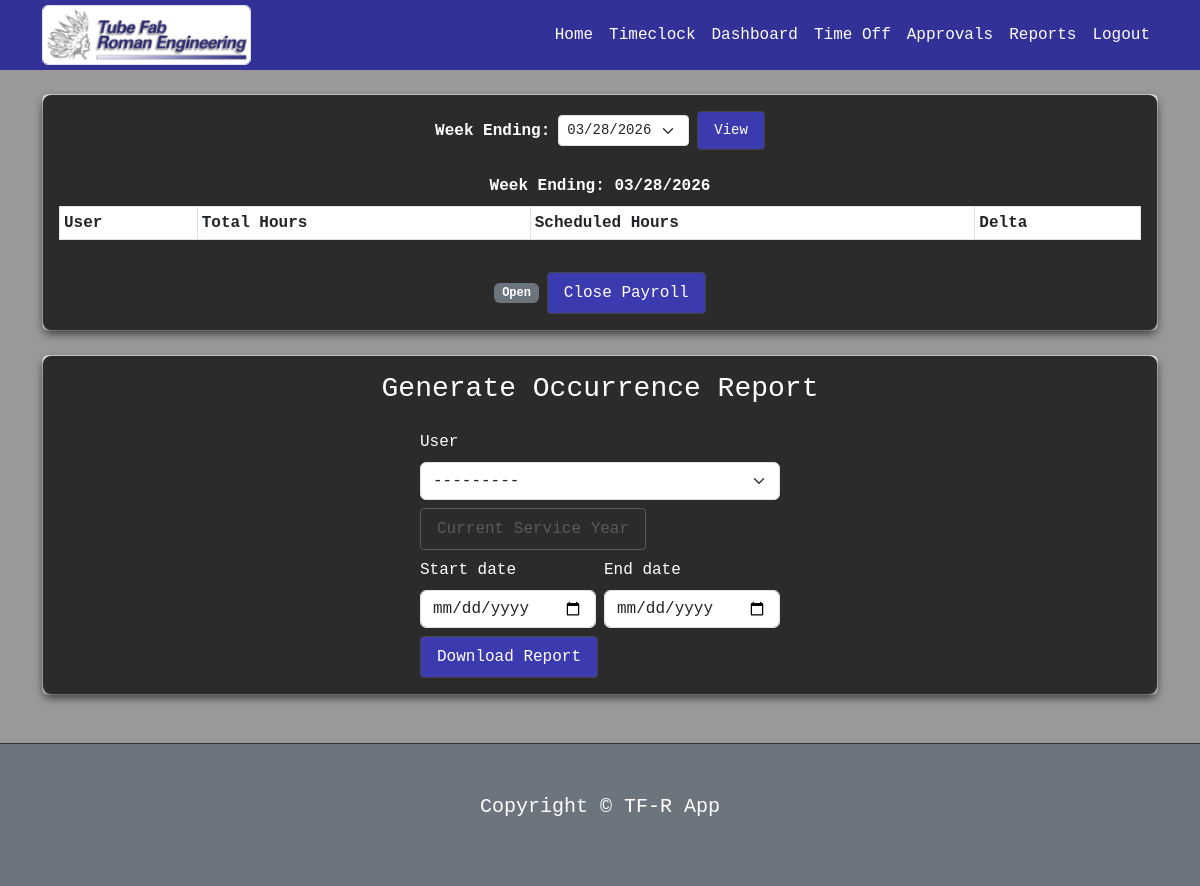
The page /attendance/reports/ (signed in) on the database as committed earlier.
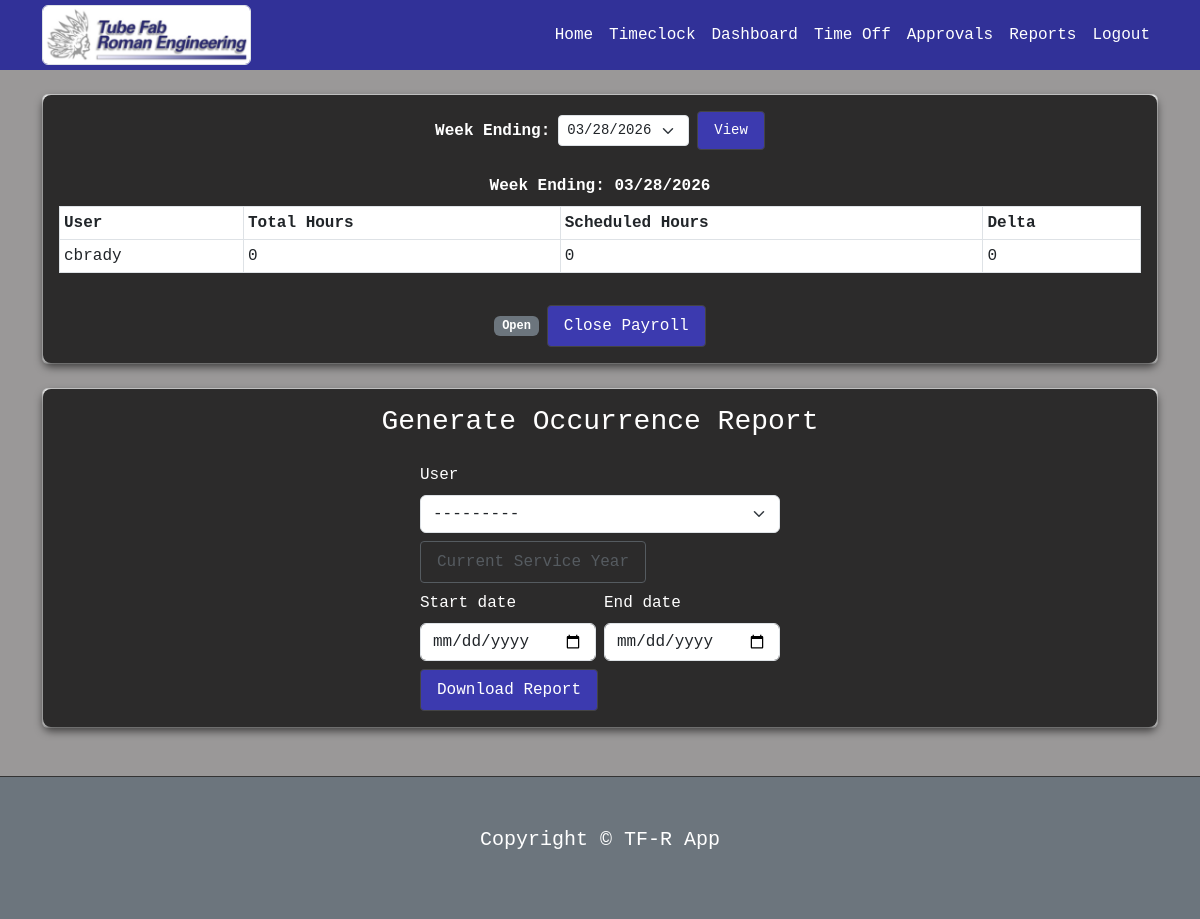
The same page on the database as committed later.
### attendance/models.py (models this page shows, shortened)
class CustomUser(AbstractUser):
    role = models.CharField(max_length=20, choices=RoleChoices.choices, default=RoleChoices.USER)
    department = models.CharField(max_length=100, blank=True, null=True)
    is_part_time = models.BooleanField(default=False)
    is_exempt = models.BooleanField(default=False)
    hire_date = models.DateField(null=True, blank=True)
    service_date = models.DateField(null=True, blank=True)
    group_lead = models.ForeignKey('self', null=True, blank=True, on_delete=models.SET_NULL, related_name='group_members')
    team_lead = models.ForeignKey('self', null=True, blank=True, on_delete=models.SET_NULL, related_name='team_members')
    pto_balance = models.FloatField(default=0.0)
    personal_time_balance = models.FloatField(default=0.0)
    final_pto_balance = models.FloatField(default=0.0)
    hours_worked = models.FloatField(default=0.0)
    timeclock_login = models.CharField(max_length=4, blank=True, null=True)
    timeclock_pin = models.CharField(max_length=4, blank=True, null=True)
    weekly_schedule = JSONField(default=dict, blank=True, null=True)  # e.g. {"monday": {"start": "05:00", "lunch_out": "12:00", "lunch_in": "12:30", "end": "14:00"}, ...}
    supervisor = models.ForeignKey(
        'self', null=True, blank=True, on_delete=models.SET_NULL, related_name="supervisees"
    )

### attendance/views.py (the view, shortened to what this page needs)
# urls.py: path("reports/", views.reports_view, name="reports"),
@login_required
def reports_view(request):
    if not user_can_view_reports(request.user):
        return redirect("attendance:dashboard")
    user = request.user
    form = ReportFilterForm(request.GET or None)
    if user.role == RoleChoices.EXECUTIVE:
        visible_users = CustomUser.objects.all()
    elif user.role == RoleChoices.MANAGER:
        visible_users = CustomUser.objects.filter(department=user.department)
    elif user.role == RoleChoices.SUPERVISOR:
        visible_users = CustomUser.objects.filter(Q(supervisor=user) | Q(id=user.id))
    elif user.role == RoleChoices.GROUP_LEAD:
        visible_users = CustomUser.objects.filter(Q(group_lead=user) | Q(id=user.id))
    else:
        visible_users = CustomUser.objects.none()
    form.fields["user"].queryset = visible_users
    occurrences = []
    selected_user = None
    today = localdate()
    payroll_weeks_list = get_recent_saturdays(12)
    current_week_saturday = payroll_weeks_list[0]
    week_ending_param = request.GET.get("week_ending")
    if week_ending_param:
        try:
            selected_saturday = date.fromisoformat(week_ending_param)
            end_of_week = selected_saturday
            start_of_week = end_of_week - timedelta(days=6)
        except (TypeError, ValueError):
            end_of_week = current_week_saturday
            start_of_week = end_of_week - timedelta(days=6)
    else:
        end_of_week = current_week_saturday
        start_of_week = end_of_week - timedelta(days=6)
    weekly_totals = []
    for u in visible_users.filter(is_exempt=False):
        total_actual = 0
        total_scheduled = 0
        schedule = u.weekly_schedule or {}
        entries = TimeEntry.objects.filter(user=u, date__range=[start_of_week, end_of_week])
        for entry in entries:
            weekday = entry.date.strftime("%A").lower()  # "monday", etc.
        delta = round(total_actual - total_scheduled, 2)
        weekly_totals.append((u, round(total_actual, 2), round(total_scheduled, 2), delta))
    alerts = []
    if user.role in [
        RoleChoices.GROUP_LEAD,
        RoleChoices.SUPERVISOR,
        RoleChoices.MANAGER,
        RoleChoices.EXECUTIVE,
    ] or user.is_staff:
        problem_entries = TimeEntry.objects.filter(date__range=[start_of_week, end_of_week])
        for e in problem_entries:
            fields = [e.clock_in, e.lunch_out, e.lunch_in, e.clock_out]
            if e.date < today and any(fields) and not all(fields):
                alerts.append(e)
    payroll_weeks = [d.strftime("%Y-%m-%d") for d in payroll_weeks_list]
    payroll_weeks_display = [(d.strftime("%Y-%m-%d"), d.strftime("%m/%d/%Y")) for d in payroll_weeks_list]
    if end_of_week.strftime("%Y-%m-%d") not in payroll_weeks:
        payroll_weeks_display.insert(0, (end_of_week.strftime("%Y-%m-%d"), end_of_week.strftime("%m/%d/%Y")))
        payroll_weeks.insert(0, end_of_week.strftime("%Y-%m-%d"))
    user_service_dates = {
        str(u.pk): u.service_date.isoformat() if u.service_date else None
        for u in visible_users
    }
    payroll_finalized = _is_payroll_week_finalized(end_of_week)
    return render(request, "attendance/reports.html", {
        "form": form,
        "occurrences": occurrences,
        "selected_user": selected_user,
        "weekly_totals": weekly_totals,
        "alerts": alerts,
        "start_of_week": start_of_week,
        "end_of_week": end_of_week,
        "payroll_weeks": payroll_weeks,
        "payroll_weeks_display": payroll_weeks_display,
        "payroll_finalized": payroll_finalized,
        "user_service_dates_json": json.dumps(user_service_dates),
        "today_iso": today.isoformat(),
    })

### attendance/forms.py
class ReportFilterForm(forms.Form):
    user = forms.ModelChoiceField(
        queryset=CustomUser.objects.all(),
        label="User",
        widget=forms.Select(attrs={"class": "form-select"}),
    )
    start_date = forms.DateField(widget=forms.DateInput(attrs={"type": "date", "class": "form-control"}))
    end_date = forms.DateField(widget=forms.DateInput(attrs={"type": "date", "class": "form-control"}))
    def __init__(self, *args, **kwargs):
        super().__init__(*args, **kwargs)
        self.helper = FormHelper()
        self.helper.form_method = "get"
        self.helper.form_tag = False  # template wraps with form action for PDF
        self.helper.layout = Layout(
            Row(Column("user", css_class="col-md-6 col-lg-4")),
            Row(
                Column("start_date", css_class="col-auto me-2"),
                Column("end_date", css_class="col-auto me-2"),
                css_class="g-2 mb-2",
            ),
            Submit("submit", "Download Report", css_class="btn btn-primary"),
        )

### attendance/views.py (called while the page is built)
def get_recent_saturdays(count=12):
    today = date.today()
    days_until_saturday = (5 - today.weekday()) % 7  # 5 = Saturday
    current_week_saturday = today + timedelta(days=days_until_saturday)
    return sorted(
        [current_week_saturday - timedelta(weeks=i) for i in range(count)],
        reverse=True,
    )

def user_can_view_reports(user):
    return user.role in [
        RoleChoices.GROUP_LEAD,
        RoleChoices.SUPERVISOR,
        RoleChoices.MANAGER,
        RoleChoices.EXECUTIVE,
    ]

def _is_payroll_week_finalized(week_ending_date):
    return PayrollPeriod.objects.filter(
        week_ending=week_ending_date,
        is_finalized=True,
    ).exists()

### templates/attendance/reports.html (shortened to what this page needs)
{% extends "base.html" %}
{% load crispy_forms_tags %}
{% block content %}
<div class="container mt-4">
  <div class="row justify-content-center">
    <div class="col-sm-12 col-md-10 col-lg-12">
      <div class="card mb-4">
        <div class="card-body">
          <form method="get" action="{% url 'attendance:reports' %}" id="weekly-summary-form" class="mb-3">
            <div class="d-flex flex-wrap align-items-center gap-2 mb-2">
              <label for="week_ending_summary" class="form-label mb-0 fw-bold">Week Ending:</label>
              <select name="week_ending" id="week_ending_summary" class="form-select form-select-sm" style="width: auto;">
                {% for value, display in payroll_weeks_display %}
                  <option value="{{ value }}" {% if end_of_week|date:"Y-m-d" == value %}selected{% endif %}>{{ display }}</option>
                {% endfor %}
              </select>
              <button type="submit" class="btn btn-sm btn-outline-primary">View</button>
            </div>
          </form>
          <p class="mb-2"><strong>Week Ending: {{ end_of_week|date:"m/d/Y" }}</strong></p>
          <table class="table table-sm table-bordered">
              <thead>
                <tr>
                  <th>User</th>
                  <th>Total Hours</th>
                  <th>Scheduled Hours</th>
                  <th>Delta</th>
                </tr>
              </thead>
              <tbody>
                {% for user, actual, scheduled, delta in weekly_totals %}
                <tr>
                  <td>{{ user.get_full_name|default:user.username }}</td>
                  <td>{{ actual }}</td>
                  <td>{{ scheduled }}</td>
                  <td class="{% if delta < 0 %}text-danger{% elif delta > 0 %}text-success{% endif %}">
                    {{ delta }}
                  </td>
                </tr>
                {% endfor %}
              </tbody>
          </table>
          {% if user.is_staff %}
          <div class="mt-3 d-flex flex-wrap align-items-center gap-2">
            {% if payroll_finalized %}
              <span class="badge bg-success">Finalized</span>
              <form method="post" action="{% url 'attendance:unfinalize_payroll' %}" class="d-inline" onsubmit="return confirm('Unfinalize this payroll week so you can correct time entries?');">
                {% csrf_token %}
                <input type="hidden" name="week_ending" value="{{ end_of_week|date:'Y-m-d' }}">
                <button type="submit" class="btn btn-warning btn-sm">Unfinalize to make corrections</button>
              </form>
            {% else %}
              <span class="badge bg-secondary">Open</span>
            {% endif %}
            <button type="button" class="btn btn-primary" data-bs-toggle="modal" data-bs-target="#closePayrollModal">
              Close Payroll
            </button>
          </div>
          {% endif %}
        </div>
      </div>
      <div class="card">
        <div class="card-body">
          <h3 class="mb-4">Generate Occurrence Report</h3>
          <form method="get" action="{% url 'attendance:generate_report_pdf' %}" id="occurrence-report-form" class="mb-0">
            <div class="mb-2">
              <label for="id_user" class="form-label">User</label>
              {{ form.user }}
            </div>
            <div class="mb-2">
              <button type="button" class="btn btn-outline-secondary" id="current-service-year-btn">Current Service Year</button>
            </div>
            <div class="row g-2 mb-2">
              <div class="col-auto">
                <label for="id_start_date" class="form-label">Start date</label>
                {{ form.start_date }}
              </div>
              <div class="col-auto">
                <label for="id_end_date" class="form-label">End date</label>
                {{ form.end_date }}
              </div>
            </div>
            <button type="submit" class="btn btn-primary">Download Report</button>
          </form>
        </div>
      </div>
    </div>
  </div>
</div>
{% endblock %}

### templates/base.html (shortened to what this page needs)
{% load static %}
{% load crispy_forms_tags %}
<!DOCTYPE html>
<html lang="en">
<head>
    <link rel="stylesheet" href="{% static 'css/bootstrap.css' %}" />
    <link rel="stylesheet" href="{% static 'css/styles.css' %}"/>
</head>
<body class="d-flex flex-column min-vh-100">
{% include 'partials/_navbar.html' %}
<main class="flex-fill">
    {% block content %} {% endblock %}
</main>
{% include 'partials/_footer.html' %}
</body>
</html>

### templates/partials/_navbar.html (shortened to what this page needs)
{% load static %}
<nav class="navbar navbar-expand-sm navbar-dark bg-primary p-0">
    <div class="container">
        <a class="navbar-brand" href="{% url 'index' %}"><img src="{% static 'img/tube-fab-roman-engineering.webp' %}" class="object-fill-none border rounded" alt="..." style="max-height: 60px;"></a>
        <div class="collapse navbar-collapse justify-content-end" id="navbarContent">
            <ul class="navbar-nav">
                <li
                        {% if '/' == request.path %}
                class="nav-item active mr-3"
                {% else %}
                class="nav-item mr-3"
                {% endif %}
                >
                <a class="nav-link" href="{% url 'index' %}">Home</a>
                </li>
                <li
                    {% if 'timeclock' in request.path %}
                    class="nav-item active mr-3"
                    {% else %}
                    class="nav-item mr-3"
                    {% endif %}
                >
                    <a class="nav-link" href="{% url 'timeclock:timeclock_home' %}">Timeclock</a>
                </li>
            </ul>
            <ul class="navbar-nav ml-auto">
                {% if user.is_authenticated %}
                    <li
                        {% if 'dashboard' in request.path %}
                        class="nav-item active mr-3"
                        {% else %}
                        class="nav-item mr-3"
                        {% endif %}
                    >
                        <a class="nav-link" href="{% url 'attendance:dashboard' %}">Dashboard</a>
                    </li>
                    <li
                        {% if 'timeoff' in request.path and 'team' not in request.path %}
                        class="nav-item active mr-3"
                        {% else %}
                        class="nav-item mr-3"
                        {% endif %}
                    >
                        <a class="nav-link" href="{% url 'attendance:request_time_off' %}">Time Off</a>
                    </li>
                    {% if user.role in 'group_lead supervisor manager executive' %}
                    <li
                        {% if 'timeoff/team' in request.path %}
                        class="nav-item active mr-3"
                        {% else %}
                        class="nav-item mr-3"
                        {% endif %}
                    >
                        <a class="nav-link" href="{% url 'attendance:team_time_off_requests' %}">Approvals</a>
                    </li>
                    <li
                        {% if 'reports' in request.path %}
                        class="nav-item active mr-3"
                        {% else %}
                        class="nav-item mr-3"
                        {% endif %}
                    >
                        <a class="nav-link" href="{% url 'attendance:reports' %}">Reports</a>
                    </li>
                    {% endif %}
                    <li class="nav-item mr-3">
                        <a href="javascript:{document.getElementById('logout').submit()}" class="nav-link">Logout</a>
                    </li>
                {% endif %}
            </ul>
        </div>
    </div>
</nav>

### templates/partials/_footer.html
<footer id="main-footer" class="bg-secondary text-white mt-5 p-5">
    <div class="container">
        <div class="row">
            <div class="col">
                <p class="lead text-center">
                    Copyright &copy; {{ current_year }}
                    TF-R App
                </p>
            </div>
        </div>
    </div>
</footer>

### static/css/styles.css (style rules this page uses)
.card-body { display: flex; flex-direction: column; justify-content: center; align-items: center; background-color: #2c2b2b; color: #ffffff; border-radius: 8px; box-shadow: 0 4px 8px rgba(0, 0, 0, 0.6); padding: 1rem; }
body { display: flex; flex-direction: column; min-height: 100vh; background-color: #3c393984 !important; color: #ffffff !important; }
main { flex: 1 0 auto; }
button, .btn { background-color: #3c3aaf; color: #ffffff; border: 1px solid #444444; border-radius: 4px; padding: 0.5rem 1rem; transition: background-color 0.3s ease, transform 0.2s ease; }
a { color: #bb86fc; text-decoration: none; }
input, textarea, select { background-color: #1e1e1e; color: #ffffff; border: 1px solid #444444; border-radius: 4px; padding: 0.5rem; }
.navbar { background-color: #202020; color: #ffffff; }
.navbar .navbar-brand, .navbar .nav-link { color: #ffffff; }
footer { background-color: #1a1a1a; color: #e0e0e0; text-align: center; padding: 1rem 0; border-top: 1px solid #333333; }
input[type="date"].form-control { min-width: 11rem; max-width: 100%; }

Rows that differ between the two databases and show on the page:
added CustomUser: get_full_name "cbrady", actual "0", scheduled "0", delta "0"
